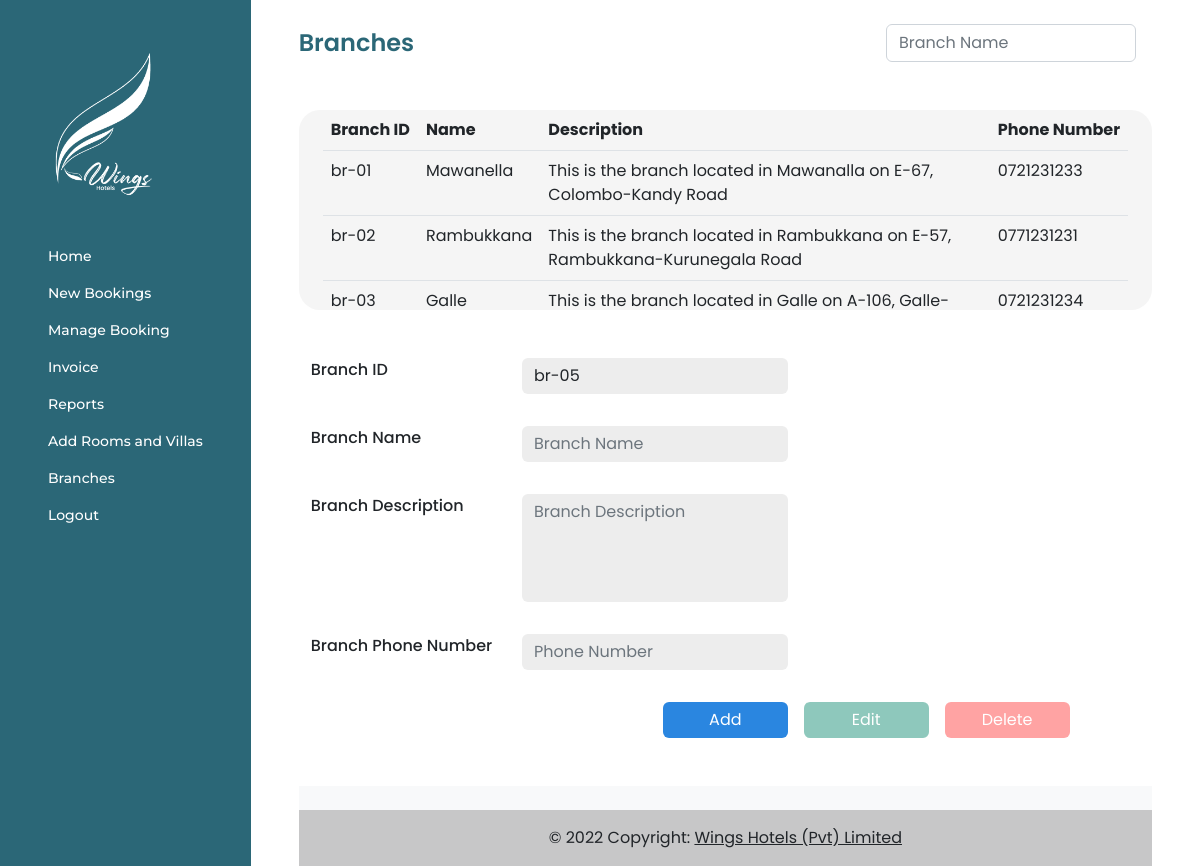
Page /Pages/Admin/DashboardBranches.php (signed in) on the committed database.
### tables this page shows
CREATE TABLE `branch` (
  `branch_id` varchar(50) NOT NULL,
  `branch_name` varchar(50) NOT NULL,
  `branch_description` varchar(255) NOT NULL,
  `branch_phone_number` varchar(15) NOT NULL
);

### Services/GenerateBranchId.php (called while the page is built, shortened)
<?php
function generateBranchId($con)
{
  $query = "SELECT branch_id  FROM branch ORDER BY branch_id DESC LIMIT 1";
  $res = mysqli_query($con, $query);
  if (mysqli_num_rows($res) > 0) {
    $branchId = mysqli_fetch_assoc($res)["branch_id"];
    $branchIdNumPart = explode('-', $branchId)[1];
    $branchIdNumPart++;
    $branchIdNumPart = str_pad($branchIdNumPart, BRANCHIDLENGTH, "0", STR_PAD_LEFT);
    return implode("-", [BRANCHIDPREFIX,  $branchIdNumPart]);
  }
  $branchIdNumPart = str_pad("1", BRANCHIDLENGTH, "0", STR_PAD_LEFT);
  return  implode("-", [BRANCHIDPREFIX, $branchIdNumPart]);
}

### Pages/Admin/DashboardBranches.php (the view, shortened to what this page needs)
<!DOCTYPE html>
<html lang="en">
<head>
  <link href="https://cdn.jsdelivr.net/npm/bootstrap@5.2.0/dist/css/bootstrap.min.css" rel="stylesheet" />
  <link rel="stylesheet" href="./../../index.css" />
</head>
<body>
  <div class="d-flex">
    <?php include "./Components/Sidebar.php" ?>
    <section class="flex-grow-1 px-5 pt-4">
      <div class="d-flex align-items-center mb-5">
        <span class="fs-4 fw-semibold color-blue">Branches</span>
        <input class="form-control ms-auto me-3" style="max-width:250px" placeholder="Branch Name" id="searchBranch" />
      </div>
      <div class="px-4 table-container">
        <table class="table" aria-label="branch table" id="branchTable">
          <thead style="white-space: nowrap;">
            <tr>
              <th scope="col">Branch ID</th>
              <th scope="col">Name</th>
              <th scope="col">Description</th>
              <th scope="col">Phone Number</th>
            </tr>
          </thead>
          <tbody>
            <?php
            include "./../../Config/Connection.php";
            $query = "SELECT * FROM branch";
            $result = mysqli_query($con, $query);
            if (mysqli_num_rows($result) > 0) {
              while ($row = mysqli_fetch_assoc($result)) {
            ?>
                <tr data-id="<?php echo $row["branch_id"]; ?>" data-name="<?php echo $row["branch_name"]; ?>" data-description="<?php echo $row["branch_description"]; ?>" data-phoneno="<?php echo $row["branch_phone_number"]; ?>">
                  <td><?php echo $row["branch_id"]; ?></td>
                  <td><?php echo $row["branch_name"]; ?></td>
                  <td><?php echo $row["branch_description"]; ?></td>
                  <td><?php echo $row["branch_phone_number"]; ?></td>
                </tr>
              <?php
              }
            } else {
              ?>
              <tr style="pointer-events: none;">
                <td colspan="4" class="text-center">No Records Found</td>
              </tr>
            <?php
            }
            ?>
          </tbody>
        </table>
      </div>
      <form class="container-fluid ms-0 my-5 branch-form" name="branchForm" method="POST">
        <div class="row g-3">
          <div class="col-3 fw-500 fs-6">
            <label>Branch ID</label>
          </div>
          <div class="col-4">
            <input name="branchId" placeholder="Branch ID" class="form-control" type="text" readonly value="<?php include './../../Services/GenerateBranchId.php';
                                                                                                            echo generateBranchId($con)  ?>" />
          </div>
          <div class="col-3 fw-500 fs-6">
            <label>Branch Name</label>
          </div>
          <div class="col-4">
            <input required name="name" placeholder="Branch Name" class="form-control" type="text" />
          </div>
          <div class="col-3 fw-500 fs-6">
            <label>Branch Description</label>
          </div>
          <div class="col-4">
            <textarea required name="desc" placeholder="Branch Description" class="form-control" style="resize:none;" rows="4"></textarea>
          </div>
          <div class="col-3 fw-500 fs-6">
            <label>Branch Phone Number</label>
          </div>
          <div class="col-4">
            <input required name="phoneNumber" placeholder="Phone Number" class="form-control" type="text" inputmode="tel" />
          </div>
          <div class="col-5"></div>
          <div class="col-2">
            <button name="btnAdd" class="btn w-100 btn-blue" type="submit">Add</button>
          </div>
          <div class="col-2">
            <button name="btnEdit" class="btn w-100 btn-green" type="submit" disabled>Edit</button>
          </div>
          <div class="col-2">
            <button name="btnDel" class="btn w-100 btn-red" type="submit" disabled>Delete</button>
          </div>
        </div>
      </form>
      <?php include "./Components/footer.php" ?>
    </section>
  </div>
</body>
</html>

### index.css (style rules this page uses)
:root { --blue: #2b6777; --grey: #c4c4c4; --white: #f5f5f5; --white2: #ededed; --green: #52ab98; --img-overlay: #00000091; --img-overlay2: #00000069; --img-overlay3: #2b6777d1; --btn-blue: #2a86e0; --btn-green: #52ab98; --btn-red: #ff7272; }
* { box-sizing: border-box; font-family: "Poppins", sans-serif; }
body { min-height: 100vh; }
.color-blue { color: var(--blue); }
.fw-500 { font-weight: 500; }
.btn.btn-blue { background-color: var(--btn-blue); }
.btn.btn-green { background-color: var(--btn-green); }
.btn.btn-red { background-color: var(--btn-red); }
.btn:is(.btn-red, .btn-blue, .btn-green) { color: white; border: none; }
.btn:is(.btn-red, .btn-blue, .btn-green):is(:hover, :focus) { color: white; }
.btn { border: none; }

### Pages/Admin/DashboardBranches.php (style rules this page uses)
.table-container { border-radius: 21px; background-color: var(--white); height: 200px; overflow-y: auto; }
.branch-form .form-control { background-color: var(--white2); border: none; }
.branch-form .btn { border: none; }

### rows in the picture
branch: branch_id "br-01", branch_name "Mawanella", branch_description "This is the branch located in Mawanalla on E-67, Colombo-Kandy Road", branch_phone_number "0721231233"
branch: branch_id "br-02", branch_name "Rambukkana", branch_description "This is the branch located in Rambukkana on E-57, Rambukkana-Kurunegala Road", branch_phone_number "0771231231"
branch: branch_id "br-03", branch_name "Galle", branch_description "This is the branch located in Galle on A-106,…", branch_phone_number "0721231234"
